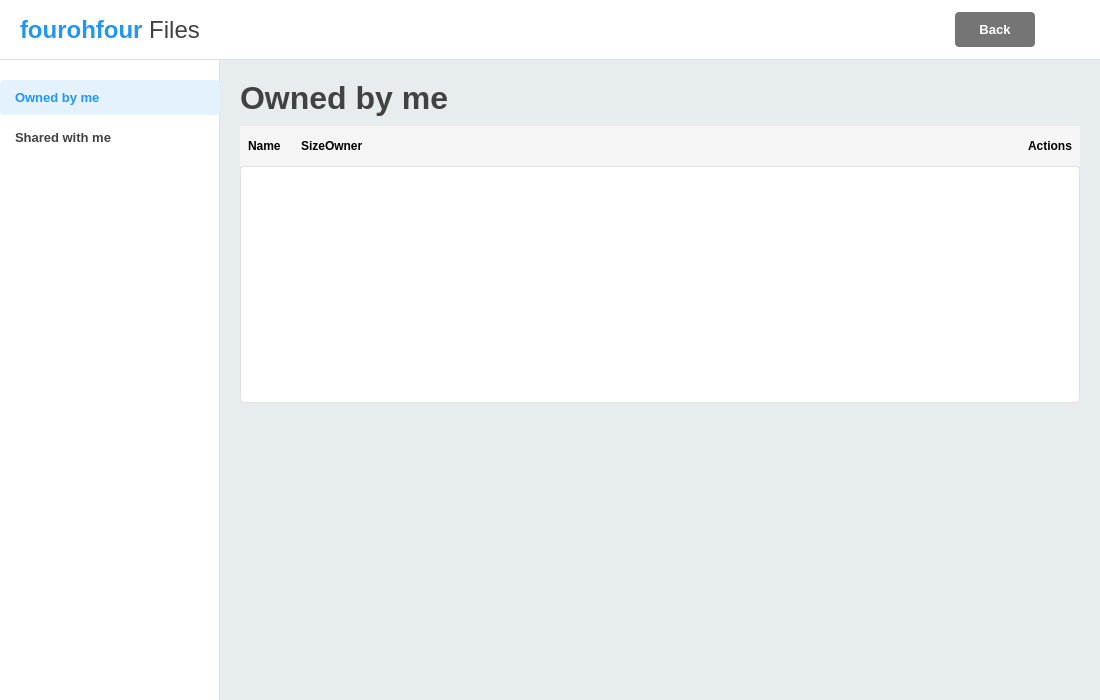
<?xml version="1.0" encoding="UTF-8"?>
<ui version="4.0">
 <class>ViewFilesPage</class>
 <widget class="QWidget" name="ViewFilesPage">
  <property name="geometry">
   <rect>
    <x>0</x>
    <y>0</y>
    <width>1100</width>
    <height>700</height>
   </rect>
  </property>
  <property name="minimumSize">
   <size>
    <width>1100</width>
    <height>700</height>
   </size>
  </property>
  <property name="maximumSize">
   <size>
    <width>1100</width>
    <height>700</height>
   </size>
  </property>
  <property name="windowTitle">
   <string>fourohfour Files - View</string>
  </property>
  <property name="styleSheet">
   <string notr="true">
QWidget#ViewFilesPage {
    background-color: rgb(231, 236, 239);
}

QFrame#topHeaderFrame {
    background-color: white;
    border-bottom: 1px solid #E0E0E0;
}

QFrame#leftSidebarFrame {
    background-color: white;
    border-right: 1px solid #E0E0E0;
}

QPushButton#sharedFilesButton,
QPushButton#ownedFilesButton {
    background-color: transparent;
    border: none;
    text-align: left;
    padding: 10px 15px;
    color: #424242;
    font-size: 10pt;
    border-radius: 4px;
    font-weight: bold;
}

QPushButton#ownedFilesButton {
    background-color: #E3F2FD;
    color: #2196F3;
}

QPushButton#sharedFilesButton:hover,
QPushButton#ownedFilesButton:hover {
    background-color: #F5F5F5;
}

QListWidget#listWidget {
    background-color: rgb(255, 255, 255);
    border: 1px solid #E0E0E0;
    border-radius: 4px;
}
QListWidget::item {
    padding: 0px;
    height: 48px;
}
QListWidget::item:selected {
    background-color: #E3F2FD;
    color: #424242;
}


.header-item {
    background-color: #616161;
    color: white;
    font-weight: bold;
    font-size: 11pt;
}

.data-item {
    background-color: white;
    color: #424242;
    font-size: 10pt;
}

QPushButton#backButton {
    background-color: #757575;
    color: white;
    border: none;
    border-radius: 4px;
    min-width: 80px;
    min-height: 35px;
    font-size: 10pt;
    font-weight: bold;
}
QPushButton#backButton:hover {
    background-color: #616161;
}
QPushButton#backButton:pressed {
    background-color: #424242;
}

</string>
  </property>
  <layout class="QVBoxLayout" name="mainVerticalLayout">
   <property name="spacing">
    <number>0</number>
   </property>
   <property name="leftMargin">
    <number>0</number>
   </property>
   <property name="topMargin">
    <number>0</number>
   </property>
   <property name="rightMargin">
    <number>0</number>
   </property>
   <property name="bottomMargin">
    <number>0</number>
   </property>
   <item>
    <widget class="QFrame" name="topHeaderFrame">
     <property name="minimumSize">
      <size>
       <width>0</width>
       <height>60</height>
      </size>
     </property>
     <property name="maximumSize">
      <size>
       <width>16777215</width>
       <height>60</height>
      </size>
     </property>
     <property name="frameShape">
      <enum>QFrame::NoFrame</enum>
     </property>
     <property name="frameShadow">
      <enum>QFrame::Plain</enum>
     </property>
     <layout class="QHBoxLayout" name="topHeaderLayout">
      <property name="spacing">
       <number>15</number>
      </property>
      <property name="leftMargin">
       <number>20</number>
      </property>
      <property name="topMargin">
       <number>1</number>
      </property>
      <property name="rightMargin">
       <number>20</number>
      </property>
      <property name="bottomMargin">
       <number>1</number>
      </property>
      <item>
       <widget class="QLabel" name="appLogoLabel">
        <property name="text">
         <string>&lt;html&gt;&lt;head/&gt;&lt;body&gt;&lt;p&gt;&lt;span style=&quot; font-size:18pt; font-weight:600; color:#2196F3;&quot;&gt;fourohfour&lt;/span&gt;&lt;span style=&quot; font-size:18pt; color:#424242;&quot;&gt; Files&lt;/span&gt;&lt;/p&gt;&lt;/body&gt;&lt;/html&gt;</string>
        </property>
       </widget>
      </item>
      <item>
       <spacer name="topHeaderSpacer">
        <property name="orientation">
         <enum>Qt::Horizontal</enum>
        </property>
        <property name="sizeHint" stdset="0">
         <size>
          <width>1000</width>
          <height>20</height>
         </size>
        </property>
       </spacer>
      </item>
      <item>
       <widget class="QPushButton" name="backButton">
        <property name="font">
         <font>
          <pointsize>10</pointsize>
          <bold>true</bold>
         </font>
        </property>
        <property name="text">
         <string>Back</string>
        </property>
        <property name="flat">
         <bool>false</bool>
        </property>
       </widget>
      </item>
      <item>
       <widget class="QLabel" name="userAvatarLabel">
        <property name="minimumSize">
         <size>
          <width>30</width>
          <height>30</height>
         </size>
        </property>
        <property name="maximumSize">
         <size>
          <width>30</width>
          <height>30</height>
         </size>
        </property>
        <property name="text">
         <string/>
        </property>
        <property name="pixmap">
         <pixmap>:/images/user_avatar.png</pixmap>
        </property>
        <property name="scaledContents">
         <bool>true</bool>
        </property>
       </widget>
      </item>
     </layout>
    </widget>
   </item>
   <item>
    <layout class="QHBoxLayout" name="contentHorizontalLayout">
     <property name="spacing">
      <number>0</number>
     </property>
     <property name="leftMargin">
      <number>0</number>
     </property>
     <property name="topMargin">
      <number>0</number>
     </property>
     <property name="rightMargin">
      <number>0</number>
     </property>
     <property name="bottomMargin">
      <number>0</number>
     </property>
     <item>
      <widget class="QFrame" name="leftSidebarFrame">
       <property name="minimumSize">
        <size>
         <width>220</width>
         <height>0</height>
        </size>
       </property>
       <property name="maximumSize">
        <size>
         <width>220</width>
         <height>16777215</height>
        </size>
       </property>
       <property name="frameShape">
        <enum>QFrame::NoFrame</enum>
       </property>
       <property name="frameShadow">
        <enum>QFrame::Plain</enum>
       </property>
       <layout class="QVBoxLayout" name="sidebarVerticalLayout">
        <property name="spacing">
         <number>5</number>
        </property>
        <property name="leftMargin">
         <number>0</number>
        </property>
        <property name="topMargin">
         <number>20</number>
        </property>
        <property name="rightMargin">
         <number>0</number>
        </property>
        <property name="bottomMargin">
         <number>20</number>
        </property>
        <item>
         <widget class="QPushButton" name="ownedFilesButton">
          <property name="text">
           <string>Owned by me</string>
          </property>
         </widget>
        </item>
        <item>
         <widget class="QPushButton" name="sharedFilesButton">
          <property name="text">
           <string>Shared with me</string>
          </property>
         </widget>
        </item>
        <item>
         <spacer name="sidebarBottomSpacer">
          <property name="orientation">
           <enum>Qt::Vertical</enum>
          </property>
          <property name="sizeHint" stdset="0">
           <size>
            <width>20</width>
            <height>40</height>
           </size>
          </property>
         </spacer>
        </item>
       </layout>
      </widget>
     </item>
     <item>
      <widget class="QFrame" name="fileListContainerFrame">
       <property name="frameShape">
        <enum>QFrame::NoFrame</enum>
       </property>
       <property name="frameShadow">
        <enum>QFrame::Plain</enum>
       </property>
       <layout class="QVBoxLayout" name="fileListVerticalLayout">
        <property name="spacing">
         <number>10</number>
        </property>
        <property name="leftMargin">
         <number>20</number>
        </property>
        <property name="topMargin">
         <number>20</number>
        </property>
        <property name="rightMargin">
         <number>20</number>
        </property>
        <property name="bottomMargin">
         <number>20</number>
        </property>
        <item>
         <layout class="QHBoxLayout" name="fileListTitleLayout">
          <item>
           <widget class="QLabel" name="viewFilesLabel">
            <property name="font">
             <font>
              <pointsize>24</pointsize>
              <bold>true</bold>
             </font>
            </property>
            <property name="styleSheet">
             <string notr="true">color: #424242;</string>
            </property>
            <property name="text">
             <string>Owned by me</string>
            </property>
           </widget>
          </item>
          <item>
           <spacer name="fileListTitleSpacer">
            <property name="orientation">
             <enum>Qt::Horizontal</enum>
            </property>
            <property name="sizeHint" stdset="0">
             <size>
              <width>40</width>
              <height>20</height>
             </size>
            </property>
           </spacer>
          </item>
         </layout>
        </item>
        <item>
         <widget class="QStackedWidget" name="fileListStackedWidget">
          <property name="currentIndex">
           <number>0</number>
          </property>
          <widget class="QWidget" name="ownedFilesPage">
           <layout class="QVBoxLayout" name="ownedFilesLayout">
            <property name="spacing">
             <number>0</number>
            </property>
            <property name="leftMargin">
             <number>0</number>
            </property>
            <property name="topMargin">
             <number>0</number>
            </property>
            <property name="rightMargin">
             <number>0</number>
            </property>
            <property name="bottomMargin">
             <number>0</number>
            </property>
            <item>
             <widget class="QWidget" name="ownedFilesHeaderWidget">
              <property name="minimumSize">
               <size>
                <width>0</width>
                <height>40</height>
               </size>
              </property>
              <property name="maximumSize">
               <size>
                <width>16777215</width>
                <height>40</height>
               </size>
              </property>
              <property name="styleSheet">
               <string notr="true">background-color: #F5F5F5; font-weight: bold;</string>
              </property>
              <layout class="QHBoxLayout" name="horizontalLayoutOwnedHeader">
               <property name="spacing">
                <number>0</number>
               </property>
               <property name="leftMargin">
                <number>8</number>
               </property>
               <property name="topMargin">
                <number>4</number>
               </property>
               <property name="rightMargin">
                <number>8</number>
               </property>
               <property name="bottomMargin">
                <number>4</number>
               </property>
               <item>
                <widget class="QLabel" name="nameLabelOwned">
                 <property name="text">
                  <string>Name</string>
                 </property>
                 <property name="fixedWidth">
                  <number>320</number>
                 </property>
                </widget>
               </item>
               <item>
                <spacer name="spacerAfterNameLabelOwned">
                 <property name="orientation">
                  <enum>Qt::Horizontal</enum>
                 </property>
                 <property name="sizeType">
                  <enum>QSizePolicy::Fixed</enum>
                 </property>
                 <property name="sizeHint" stdset="0">
                  <size>
                   <width>20</width>
                   <height>20</height>
                  </size>
                 </property>
                </spacer>
               </item>
               <item>
                <widget class="QLabel" name="sizeLabelOwned">
                 <property name="text">
                  <string>Size</string>
                 </property>
                 <property name="fixedWidth">
                  <number>60</number>
                 </property>
                </widget>
               </item>
               <item>
                <widget class="QLabel" name="ownerLabelOwned">
                 <property name="text">
                  <string>Owner</string>
                 </property>
                 <property name="fixedWidth">
                  <number>200</number>
                 </property>
                </widget>
               </item>
               <item>
                <spacer name="headerSpacerOwned">
                 <property name="orientation">
                  <enum>Qt::Horizontal</enum>
                 </property>
                 <property name="sizeHint" stdset="0">
                  <size>
                   <width>40</width>
                   <height>20</height>
                  </size>
                 </property>
                </spacer>
               </item>
               <item>
                <widget class="QLabel" name="actionsLabelOwned">
                 <property name="text">
                  <string>Actions</string>
                 </property>
                 <property name="fixedWidth">
                  <number>90</number>
                 </property>
                </widget>
               </item>
              </layout>
             </widget>
            </item>
            <item>
             <widget class="QListWidget" name="ownedFilesListWidget">
              <property name="styleSheet">
               <string notr="true">QListWidget {
    background-color: rgb(255, 255, 255);
    border: 1px solid #E0E0E0;
    border-radius: 4px;
}
QListWidget::item {
    padding: 0px;
    height: 48px;
}
QListWidget::item:selected {
    background-color: #E3F2FD;
    color: #424242;
}
</string>
              </property>
              <property name="alternatingRowColors">
               <bool>true</bool>
              </property>
              <property name="spacing">
               <number>0</number>
              </property>
              <property name="flow">
               <enum>QListView::TopToBottom</enum>
              </property>
              <property name="resizeMode">
               <enum>QListView::Adjust</enum>
              </property>
              <property name="layoutMode">
               <enum>QListView::SinglePass</enum>
              </property>
              <property name="sortingEnabled">
               <bool>false</bool>
              </property>
             </widget>
            </item>
           </layout>
          </widget>
          <widget class="QWidget" name="sharedFilesPage">
           <layout class="QVBoxLayout" name="sharedFilesLayout">
            <property name="spacing">
             <number>0</number>
            </property>
            <property name="leftMargin">
             <number>0</number>
            </property>
            <property name="topMargin">
             <number>0</number>
            </property>
            <property name="rightMargin">
             <number>0</number>
            </property>
            <property name="bottomMargin">
             <number>0</number>
            </property>
            <item>
             <widget class="QWidget" name="sharedFilesHeaderWidget">
              <property name="minimumSize">
               <size>
                <width>0</width>
                <height>40</height>
               </size>
              </property>
              <property name="maximumSize">
               <size>
                <width>16777215</width>
                <height>40</height>
               </size>
              </property>
              <property name="styleSheet">
               <string notr="true">background-color: #F5F5F5; font-weight: bold;</string>
              </property>
              <layout class="QHBoxLayout" name="horizontalLayoutSharedHeader">
               <property name="spacing">
                <number>0</number>
               </property>
               <property name="leftMargin">
                <number>8</number>
               </property>
               <property name="topMargin">
                <number>4</number>
               </property>
               <property name="rightMargin">
                <number>8</number>
               </property>
               <property name="bottomMargin">
                <number>4</number>
               </property>
               <item>
                <widget class="QLabel" name="nameLabelShared">
                 <property name="text">
                  <string>Name</string>
                 </property>
                 <property name="fixedWidth">
                  <number>320</number>
                 </property>
                </widget>
               </item>
               <item>
                <spacer name="spacerAfterNameLabelShared">
                 <property name="orientation">
                  <enum>Qt::Horizontal</enum>
                 </property>
                 <property name="sizeType">
                  <enum>QSizePolicy::Fixed</enum>
                 </property>
                 <property name="sizeHint" stdset="0">
                  <size>
                   <width>20</width>
                   <height>20</height>
                  </size>
                 </property>
                </spacer>
               </item>
               <item>
                <widget class="QLabel" name="sizeLabelShared">
                 <property name="text">
                  <string>Size</string>
                 </property>
                 <property name="fixedWidth">
                  <number>60</number>
                 </property>
                </widget>
               </item>
               <item>
                <widget class="QLabel" name="ownerLabelShared">
                 <property name="text">
                  <string>Owner</string>
                 </property>
                 <property name="fixedWidth">
                  <number>200</number>
                 </property>
                </widget>
               </item>
               <item>
                <spacer name="headerSpacerShared">
                 <property name="orientation">
                  <enum>Qt::Horizontal</enum>
                 </property>
                 <property name="sizeHint" stdset="0">
                  <size>
                   <width>40</width>
                   <height>20</height>
                  </size>
                 </property>
                </spacer>
               </item>
               <item>
                <widget class="QLabel" name="actionsLabelShared">
                 <property name="text">
                  <string>Actions</string>
                 </property>
                 <property name="fixedWidth">
                  <number>90</number>
                 </property>
                </widget>
               </item>
              </layout>
             </widget>
            </item>
            <item>
             <widget class="QListWidget" name="sharedFilesListWidget">
              <property name="styleSheet">
               <string notr="true">QListWidget {
    background-color: rgb(255, 255, 255);
    border: 1px solid #E0E0E0;
    border-radius: 4px;
}
QListWidget::item {
    padding: 0px;
    height: 48px;
}
QListWidget::item:selected {
    background-color: #E3F2FD;
    color: #424242;
}
</string>
              </property>
              <property name="alternatingRowColors">
               <bool>true</bool>
              </property>
              <property name="spacing">
               <number>0</number>
              </property>
              <property name="flow">
               <enum>QListView::TopToBottom</enum>
              </property>
              <property name="resizeMode">
               <enum>QListView::Adjust</enum>
              </property>
              <property name="layoutMode">
               <enum>QListView::SinglePass</enum>
              </property>
              <property name="sortingEnabled">
               <bool>false</bool>
              </property>
             </widget>
            </item>
           </layout>
          </widget>
         </widget>
        </item>
        <item>
         <spacer name="listBottomSpacer">
          <property name="orientation">
           <enum>Qt::Vertical</enum>
          </property>
          <property name="sizeHint" stdset="0">
           <size>
            <width>20</width>
            <height>20</height>
           </size>
          </property>
         </spacer>
        </item>
       </layout>
      </widget>
     </item>
    </layout>
   </item>
  </layout>
 </widget>
 <resources>
  <include location="icons.qrc"/>
 </resources>
 <connections/>
</ui>
